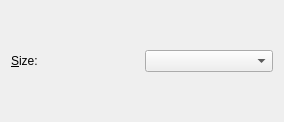
<?xml version="1.0" encoding="UTF-8"?>
<ui version="4.0">
 <class>DataMatrixConfig</class>
 <widget class="QWidget" name="DataMatrixConfig">
  <property name="geometry">
   <rect>
    <x>0</x>
    <y>0</y>
    <width>284</width>
    <height>122</height>
   </rect>
  </property>
  <property name="windowTitle">
   <string>Form</string>
  </property>
  <layout class="QVBoxLayout" name="verticalLayout">
   <item>
    <layout class="QGridLayout" name="gridLayout">
     <item row="0" column="0">
      <widget class="QLabel" name="_sizeLit">
       <property name="text">
        <string>&amp;Size:</string>
       </property>
       <property name="alignment">
        <set>Qt::AlignLeading|Qt::AlignLeft|Qt::AlignVCenter</set>
       </property>
       <property name="buddy">
        <cstring>_size</cstring>
       </property>
      </widget>
     </item>
     <item row="0" column="1">
      <widget class="QComboBox" name="_size">
       <property name="currentText">
        <string/>
       </property>
      </widget>
     </item>
    </layout>
   </item>
  </layout>
 </widget>
 <resources/>
 <connections/>
</ui>
